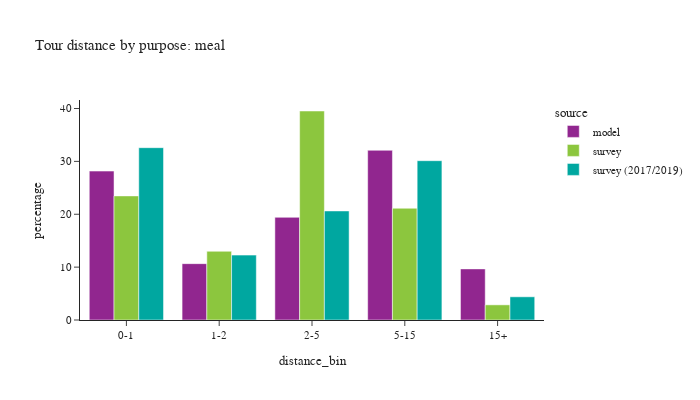

Notebook source saved alongside this figure:
### Code cell
plot_bins(tour, tour['pdpurp'] == 6, 'meal')

### Figure 1 — Plotly figure (JSON) as saved in the notebook; plotly's stock layout.template omitted (floating-point values rounded to 4 significant figures)
{"data": [{"alignmentgroup": "True", "customdata": [[132913], [50295], [91632], [151482], [45630]], "hovertemplate": "source=model<br>distance_bin=%{x}<br>percentage=%{y}<br>sample count=%{customdata[0]}<extra></extra>", "legendgroup": "model", "marker": {"color": "#91268F", "pattern": {"shape": ""}}, "name": "model", "offsetgroup": "model", "orientation": "v", "showlegend": true, "textposition": "auto", "type": "bar", "x": ["0-1", "1-2", "2-5", "5-15", "15+"], "xaxis": "x", "y": [28.16, 10.66, 19.42, 32.1, 9.668], "yaxis": "y"}, {"alignmentgroup": "True", "customdata": [[337], [132], [225], [136], [45]], "hovertemplate": "source=survey<br>distance_bin=%{x}<br>percentage=%{y}<br>sample count=%{customdata[0]}<extra></extra>", "legendgroup": "survey", "marker": {"color": "#8CC63E", "pattern": {"shape": ""}}, "name": "survey", "offsetgroup": "survey", "orientation": "v", "showlegend": true, "textposition": "auto", "type": "bar", "x": ["0-1", "1-2", "2-5", "5-15", "15+"], "xaxis": "x", "y": [23.47, 13.0, 39.53, 21.14, 2.866], "yaxis": "y"}, {"alignmentgroup": "True", "customdata": [[1018], [310], [404], [257], [64]], "hovertemplate": "source=survey (2017/2019)<br>distance_bin=%{x}<br>percentage=%{y}<br>sample count=%{customdata[0]}<extra></extra>", "legendgroup": "survey (2017/2019)", "marker": {"color": "#00A7A0", "pattern": {"shape": ""}}, "name": "survey (2017/2019)", "offsetgroup": "survey (2017/2019)", "orientation": "v", "showlegend": true, "textposition": "auto", "type": "bar", "x": ["0-1", "1-2", "2-5", "5-15", "15+"], "xaxis": "x", "y": [32.59, 12.27, 20.62, 30.13, 4.387], "yaxis": "y"}], "layout": {"barmode": "group", "font": {"size": 11}, "height": 400, "legend": {"title": {"text": "source"}, "tracegroupgap": 0}, "title": {"text": "Tour distance by purpose: meal"}, "width": 700, "xaxis": {"anchor": "y", "domain": [0.0, 1.0], "title": {"text": "distance_bin"}}, "yaxis": {"anchor": "x", "domain": [0.0, 1.0], "title": {"text": "percentage"}}}}
